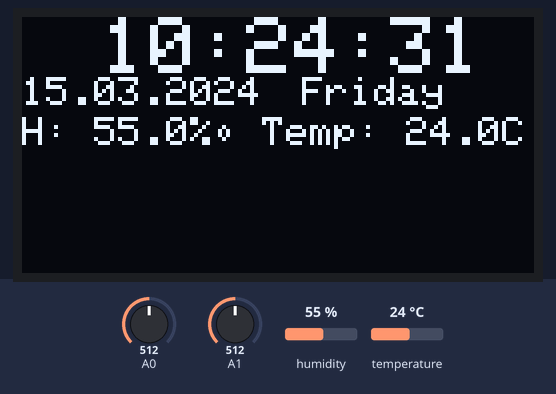
This sketch was run on a simulated Arduino Pro Mini, built with avr-gcc and run on an emulated ATmega328P. Parts: 128×64 one-colour display. The inputs (shaded band) are chosen by the test bench; at power-on: A1 = 512, humidity 55 %, temperature 24 °C, A0 = 512. The local clock reads 2024-03-15 10:24:30 at power-on unless the sketch sets it.

Above: at 1.8 s.
1.9 s: A1 set to 989
3.7 s: A1 set to 1009
At 5.6 s:
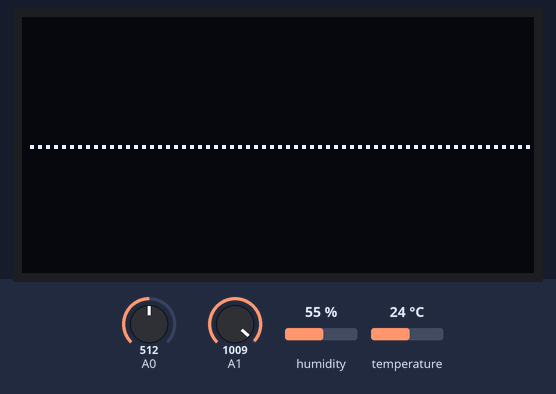
5.9 s: A1 set to 990
At 6.5 s:
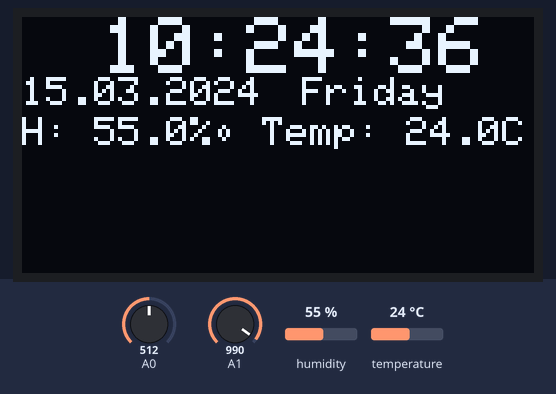
8.6 s: humidity set to 22 %
At 10.1 s:
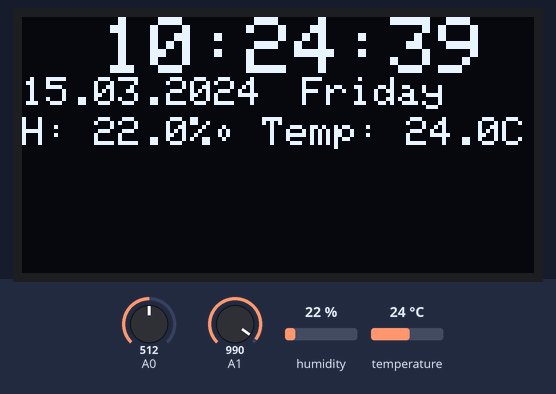
11.8 s: temperature set to 12 °C
At 13.3 s:
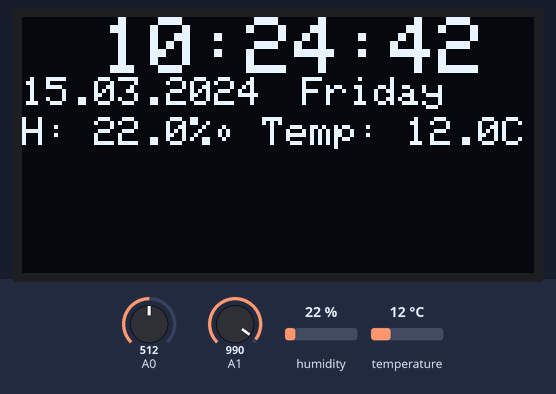
15.0 s: humidity set to 40 %
At 16.4 s:
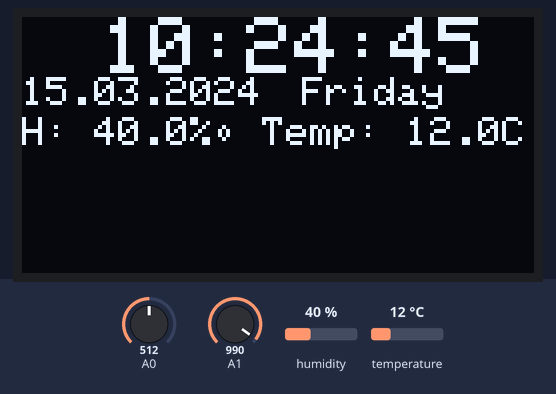
Timing chart, 0 to 18.0 s (numbered marks = the images above; inputs shaded):
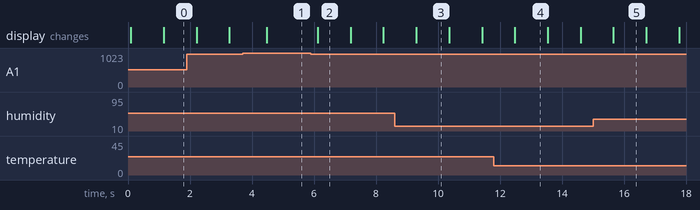

Measured:
- the behaviour switches between 1000 and 1001 on A1 (found by bisection; images 0 and 1)
- after the input at 3.7 s, the display: changes after 0.77 s (image 1)
- after the input at 5.9 s, the display: changes after 0.22 s (image 2)
- what the display in image 2 shows lasts 1.1 s, from 6.1 s to 7.2 s

The sketch:

SmartSpeaker.ino
```cpp
#include <Adafruit_SSD1306.h>
#include <DS3231.h>
#include <Wire.h>
DS3231 rtc(SDA, SCL);
#include <SPI.h>                                      //SPI library
#include "fix_fft.h"
#include <Adafruit_GFX.h>                             //graphics library for OLED
#define OLED_RESET 4                                  //OLED reset, not hooked up but required by library
Adafruit_SSD1306 display(OLED_RESET);
#include <dht.h>
dht DHT;
#define DHT11_PIN 2

char im[128], data[128];                              //variables for the FFT
char x = 0, ylim = 32;                                //variables for drawing the graphics
int i = 0, val;


void setup()
{
  pinMode(A0, INPUT);
  pinMode(A1, INPUT);
  rtc.begin();

  display.begin(SSD1306_SWITCHCAPVCC, 0x3C);          //begin OLED @ hex addy 0x3C
// rtc.setDOW(SUNDAY);     // Set Day-of-Week to SUNDAY
// rtc.setTime(23, 30, 0);     // Set the time to 12:00:00 (24hr format)
 //rtc.setDate(3, 9, 2017);   // Set the date to June 6th, 2017
  display.setTextSize(1);
  display.clearDisplay();
  display.setTextColor(WHITE);
  analogReference(DEFAULT);                           // Use default (5v) aref voltage, (3.3v)for pro mini

}

void loop()
{
  if (analogRead(A1)>1000)
  {
    int min = 0, max = 1024;                            //set minumum & maximum ADC values
    for (i = 0; i < 128; i++) {                         //take 128 samples
      val = analogRead(A0);                             //get audio from Analog 0
      data[i] = val / 4 - 128;                          //each element of array is val/4-128
      im[i] = 0;                                        //
      if (val > max) max = val;                         //capture maximum level
      if (val < min) min = val;                         //capture minimum level
    };

    fix_fft(data, im, 7, 0);                            //perform the FFT on data

    display.clearDisplay();                             //clear display
    for (i = 1; i < 64; i++) {                          // In the current design, 60Hz and noise
      int dat = sqrt(data[i] * data[i] + im[i] * im[i]);//filter out noise and hum
      display.drawLine(i * 2 + x, ylim, i * 2 + x, ylim - dat, WHITE); // draw bar graphics for freqs above 500Hz to buffer
    };
    display.setCursor(0, 0);                            //set cursor to top of screen
    display.print("");             //print title to buffer
    display.display();                                  //show the buffer

  }
  else
  {
    int chk = DHT.read11(DHT11_PIN);
    display.clearDisplay();
    display.setTextSize(2);
    display.setCursor(20, 0);
    display.print(rtc.getTimeStr());
    display.setTextSize(1);
    display.setCursor(0, 15);
    display.print(rtc.getDateStr());
    display.setTextSize(1);
    display.setCursor(70, 15);
    display.print(rtc.getDOWStr());
    display.setTextSize(1);
    display.setCursor(0, 25);
    display.print("H: ");
    display.print(DHT.humidity, 1);
    display.print("%\t");
     display.setCursor(54,25 );
    display.print(" Temp: ");
    display.print(DHT.temperature, 1);
    display.print("C");
    display.display();
     delay(1000);
  }
}
```
